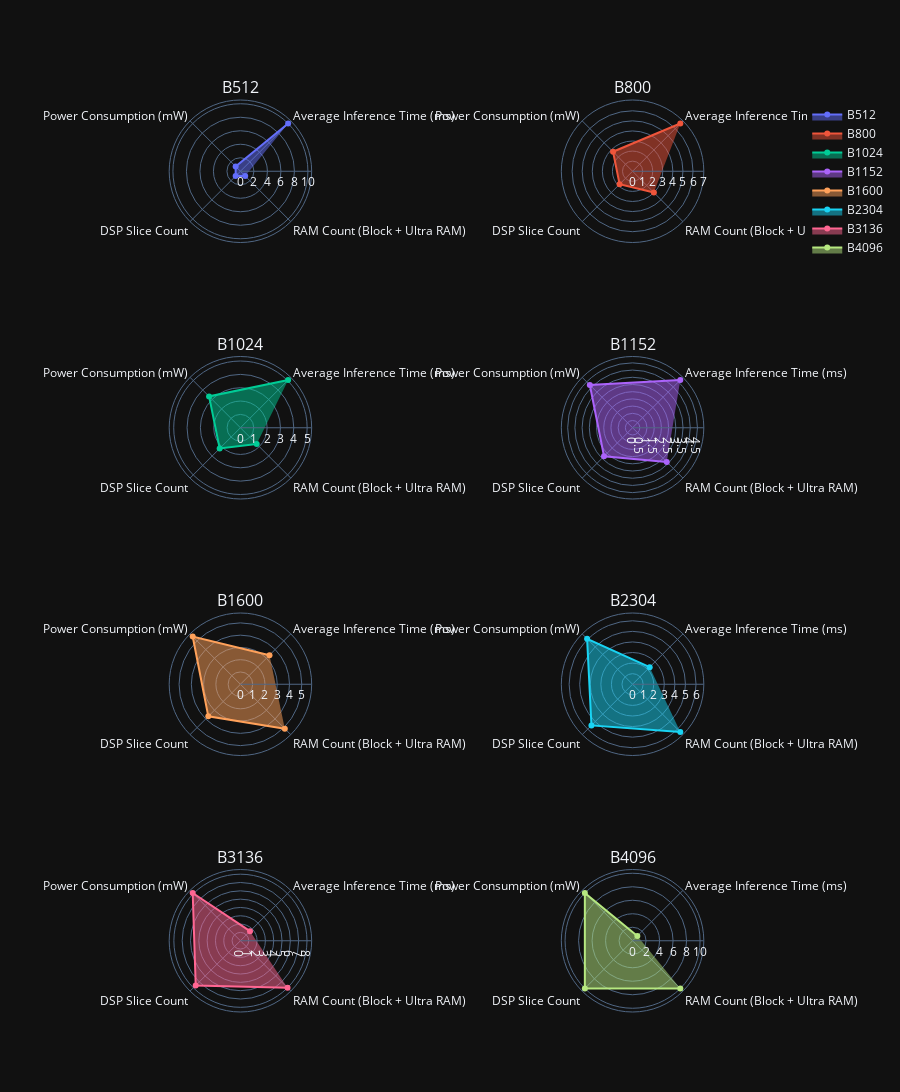

The cell this chart's notebook holds for it:
### Code cell
# Create subplots with 4 rows and 2 columns
fig = make_subplots(
    rows=4, cols=2,
    specs=[[{'type': 'polar'}]*2]*4,
    subplot_titles=df['Architecture'].tolist()  # Set titles to each subplot
)

# Variables for plotting
theta = ['Average Inference Time (ms)', 'Power Consumption (mW)', 'DSP Slice Count', 'RAM Count (Block + Ultra RAM)']

# Loop through each architecture and create a subplot
for index, row in df.iterrows():
    trace = go.Scatterpolar(
        r=row[['Average Inference Time (ms)', 'Power Consumption (mW)', 'DSP Slice Count', 'RAM Count (Block + Ultra RAM)']].tolist(),
        theta=theta,
        fill='toself',
        name=row['Architecture']
    )
    # Calculate which row and column to place the subplot
    row_index = (index // 2) + 1
    col_index = (index % 2) + 1
    fig.add_trace(trace, row=row_index, col=col_index)

# Apply rotation to all polar subplots
for i in range(1, len(df) + 1):
    fig.update_layout(**{
        f'polar{i}': dict(
            angularaxis=dict(rotation=45, direction='counterclockwise'),
            radialaxis=dict(visible=True)
        )
    })

# Update global layout properties
fig.update_layout(
    height=1600,  # Adjust the height to fit all subplots
    template='plotly_dark',
    showlegend=True
)

fig.show()

### Figure 1 — Plotly figure (JSON) as saved in the notebook; plotly's stock layout.template omitted (floating-point values rounded to 4 significant figures)
{"data": [{"fill": "toself", "name": "B512", "r": [10, 1, 1, 1], "subplot": "polar", "theta": ["Average Inference Time (ms)", "Power Consumption (mW)", "DSP Slice Count", "RAM Count (Block + Ultra RAM)"], "type": "scatterpolar"}, {"fill": "toself", "name": "B800", "r": [6.7, 2.742, 1.825, 2.99], "subplot": "polar2", "theta": ["Average Inference Time (ms)", "Power Consumption (mW)", "DSP Slice Count", "RAM Count (Block + Ultra RAM)"], "type": "scatterpolar"}, {"fill": "toself", "name": "B1024", "r": [5.059, 3.323, 2.2, 1.724], "subplot": "polar3", "theta": ["Average Inference Time (ms)", "Power Consumption (mW)", "DSP Slice Count", "RAM Count (Block + Ultra RAM)"], "type": "scatterpolar"}, {"fill": "toself", "name": "B1152", "r": [4.681, 4.194, 2.8, 3.352], "subplot": "polar4", "theta": ["Average Inference Time (ms)", "Power Consumption (mW)", "DSP Slice Count", "RAM Count (Block + Ultra RAM)"], "type": "scatterpolar"}, {"fill": "toself", "name": "B1600", "r": [3.348, 5.5, 3.7, 5.116], "subplot": "polar5", "theta": ["Average Inference Time (ms)", "Power Consumption (mW)", "DSP Slice Count", "RAM Count (Block + Ultra RAM)"], "type": "scatterpolar"}, {"fill": "toself", "name": "B2304", "r": [2.287, 6.081, 5.5, 6.382], "subplot": "polar6", "theta": ["Average Inference Time (ms)", "Power Consumption (mW)", "DSP Slice Count", "RAM Count (Block + Ultra RAM)"], "type": "scatterpolar"}, {"fill": "toself", "name": "B3136", "r": [1.628, 8.113, 7.6, 8.01], "subplot": "polar7", "theta": ["Average Inference Time (ms)", "Power Consumption (mW)", "DSP Slice Count", "RAM Count (Block + Ultra RAM)"], "type": "scatterpolar"}, {"fill": "toself", "name": "B4096", "r": [1, 10, 10, 10], "subplot": "polar8", "theta": ["Average Inference Time (ms)", "Power Consumption (mW)", "DSP Slice Count", "RAM Count (Block + Ultra RAM)"], "type": "scatterpolar"}], "layout": {"annotations": [{"font": {"size": 16}, "showarrow": false, "text": "B512", "x": 0.225, "xanchor": "center", "xref": "paper", "y": 1, "yanchor": "bottom", "yref": "paper"}, {"font": {"size": 16}, "showarrow": false, "text": "B800", "x": 0.775, "xanchor": "center", "xref": "paper", "y": 1, "yanchor": "bottom", "yref": "paper"}, {"font": {"size": 16}, "showarrow": false, "text": "B1024", "x": 0.225, "xanchor": "center", "xref": "paper", "y": 0.7188, "yanchor": "bottom", "yref": "paper"}, {"font": {"size": 16}, "showarrow": false, "text": "B1152", "x": 0.775, "xanchor": "center", "xref": "paper", "y": 0.7188, "yanchor": "bottom", "yref": "paper"}, {"font": {"size": 16}, "showarrow": false, "text": "B1600", "x": 0.225, "xanchor": "center", "xref": "paper", "y": 0.4375, "yanchor": "bottom", "yref": "paper"}, {"font": {"size": 16}, "showarrow": false, "text": "B2304", "x": 0.775, "xanchor": "center", "xref": "paper", "y": 0.4375, "yanchor": "bottom", "yref": "paper"}, {"font": {"size": 16}, "showarrow": false, "text": "B3136", "x": 0.225, "xanchor": "center", "xref": "paper", "y": 0.1562, "yanchor": "bottom", "yref": "paper"}, {"font": {"size": 16}, "showarrow": false, "text": "B4096", "x": 0.775, "xanchor": "center", "xref": "paper", "y": 0.1562, "yanchor": "bottom", "yref": "paper"}], "height": 1600, "polar": {"angularaxis": {"direction": "counterclockwise", "rotation": 45}, "domain": {"x": [0, 0.45], "y": [0.8438, 1]}, "radialaxis": {"visible": true}}, "polar2": {"angularaxis": {"direction": "counterclockwise", "rotation": 45}, "domain": {"x": [0.55, 1], "y": [0.8438, 1]}, "radialaxis": {"visible": true}}, "polar3": {"angularaxis": {"direction": "counterclockwise", "rotation": 45}, "domain": {"x": [0, 0.45], "y": [0.5625, 0.7188]}, "radialaxis": {"visible": true}}, "polar4": {"angularaxis": {"direction": "counterclockwise", "rotation": 45}, "domain": {"x": [0.55, 1], "y": [0.5625, 0.7188]}, "radialaxis": {"visible": true}}, "polar5": {"angularaxis": {"direction": "counterclockwise", "rotation": 45}, "domain": {"x": [0, 0.45], "y": [0.2812, 0.4375]}, "radialaxis": {"visible": true}}, "polar6": {"angularaxis": {"direction": "counterclockwise", "rotation": 45}, "domain": {"x": [0.55, 1], "y": [0.2812, 0.4375]}, "radialaxis": {"visible": true}}, "polar7": {"angularaxis": {"direction": "counterclockwise", "rotation": 45}, "domain": {"x": [0, 0.45], "y": [0, 0.1562]}, "radialaxis": {"visible": true}}, "polar8": {"angularaxis": {"direction": "counterclockwise", "rotation": 45}, "domain": {"x": [0.55, 1], "y": [0, 0.1562]}, "radialaxis": {"visible": true}}, "showlegend": true}}
